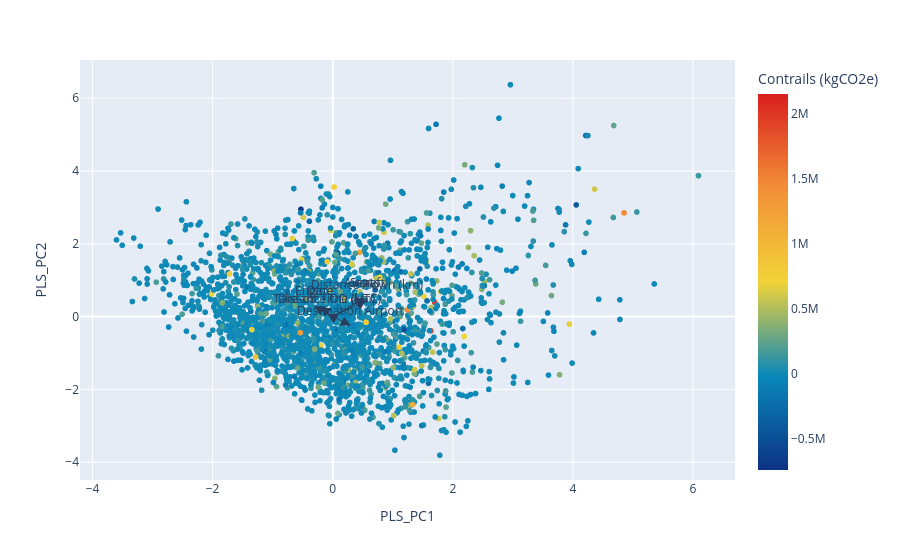

Write notebook code for a chart like this one.
### Code cell
y = data["Contrails (kgCO2e)"]
# normalize y and apply log transformation
y = np.log(y - y.min() + 1)

pls = PLSRegression(n_components=3)
pls.fit(x_norm, y)

data["PLS_PC1"] = pls.x_scores_[:, 0]
data["PLS_PC2"] = pls.x_scores_[:, 1]
data["PLS_PC3"] = pls.x_scores_[:, 2]

# plotting the loadings
loadings = pls.x_loadings_
fig = px.scatter(
    data,
    x="PLS_PC1",
    y="PLS_PC2",
    color="Contrails (kgCO2e)",
    color_continuous_scale=px.colors.diverging.Portland,
)

for i, feature in enumerate(feature_selection_list):
    fig.add_annotation(
        ax=0,
        ay=0,
        axref="x",
        ayref="y",
        x=loadings[i, 0],
        y=loadings[i, 1],
        showarrow=True,
        arrowsize=2,
        arrowhead=2,
        xanchor="right",
        yanchor="top",
    )
    fig.add_annotation(
        x=loadings[i, 0],
        y=loadings[i, 1],
        ax=0,
        ay=0,
        xanchor="center",
        yanchor="bottom",
        text=feature,
        yshift=5,
    )
fig.show()

### Figure 1 — Plotly figure (JSON) as saved in the notebook; plotly's stock layout.template omitted (floating-point values rounded to 4 significant figures; data arrays with more than 128 entries replaced by an {"elided": "..."} marker saying what was removed)
{"data": [{"hovertemplate": "PLS_PC1=%{x}<br>PLS_PC2=%{y}<br>Contrails (kgCO2e)=%{marker.color}<extra></extra>", "legendgroup": "", "marker": {"color": {"elided": "2407 float values"}, "coloraxis": "coloraxis", "symbol": "circle"}, "mode": "markers", "name": "", "showlegend": false, "type": "scattergl", "x": {"elided": "2407 float values"}, "xaxis": "x", "y": {"elided": "2407 float values"}, "yaxis": "y"}], "layout": {"annotations": [{"arrowhead": 2, "arrowsize": 2, "ax": 0, "axref": "x", "ay": 0, "ayref": "y", "showarrow": true, "x": 0.5672, "xanchor": "right", "y": 0.4471, "yanchor": "top"}, {"ax": 0, "ay": 0, "text": "Distance Flown (km)", "x": 0.5672, "xanchor": "center", "y": 0.4471, "yanchor": "bottom", "yshift": 5}, {"arrowhead": 2, "arrowsize": 2, "ax": 0, "axref": "x", "ay": 0, "ayref": "y", "showarrow": true, "x": -0.08746, "xanchor": "right", "y": 0.08117, "yanchor": "top"}, {"ax": 0, "ay": 0, "text": "Distance OD (km)", "x": -0.08746, "xanchor": "center", "y": 0.08117, "yanchor": "bottom", "yshift": 5}, {"arrowhead": 2, "arrowsize": 2, "ax": 0, "axref": "x", "ay": 0, "ayref": "y", "showarrow": true, "x": 0.5345, "xanchor": "right", "y": 0.5131, "yanchor": "top"}, {"ax": 0, "ay": 0, "text": "Seats", "x": 0.5345, "xanchor": "center", "y": 0.5131, "yanchor": "bottom", "yshift": 5}, {"arrowhead": 2, "arrowsize": 2, "ax": 0, "axref": "x", "ay": 0, "ayref": "y", "showarrow": true, "x": 0.5319, "xanchor": "right", "y": 0.5119, "yanchor": "top"}, {"ax": 0, "ay": 0, "text": "Aircraft", "x": 0.5319, "xanchor": "center", "y": 0.5119, "yanchor": "bottom", "yshift": 5}, {"arrowhead": 2, "arrowsize": 2, "ax": 0, "axref": "x", "ay": 0, "ayref": "y", "showarrow": true, "x": 0.3024, "xanchor": "right", "y": -0.2451, "yanchor": "top"}, {"ax": 0, "ay": 0, "text": "Destination Airport", "x": 0.3024, "xanchor": "center", "y": -0.2451, "yanchor": "bottom", "yshift": 5}, {"arrowhead": 2, "arrowsize": 2, "ax": 0, "axref": "x", "ay": 0, "ayref": "y", "showarrow": true, "x": -0.08756, "xanchor": "right", "y": 0.08109, "yanchor": "top"}, {"ax": 0, "ay": 0, "text": "Take-off Time (UTC)", "x": -0.08756, "xanchor": "center", "y": 0.08109, "yanchor": "bottom", "yshift": 5}, {"arrowhead": 2, "arrowsize": 2, "ax": 0, "axref": "x", "ay": 0, "ayref": "y", "showarrow": true, "x": -0.3106, "xanchor": "right", "y": 0.2936, "yanchor": "top"}, {"ax": 0, "ay": 0, "text": "Engine", "x": -0.3106, "xanchor": "center", "y": 0.2936, "yanchor": "bottom", "yshift": 5}, {"arrowhead": 2, "arrowsize": 2, "ax": 0, "axref": "x", "ay": 0, "ayref": "y", "showarrow": true, "x": -0.2003, "xanchor": "right", "y": 0.2873, "yanchor": "top"}, {"ax": 0, "ay": 0, "text": "Date", "x": -0.2003, "xanchor": "center", "y": 0.2873, "yanchor": "bottom", "yshift": 5}], "coloraxis": {"colorbar": {"title": {"text": "Contrails (kgCO2e)"}}, "colorscale": [[0, "rgb(12,51,131)"], [0.25, "rgb(10,136,186)"], [0.5, "rgb(242,211,56)"], [0.75, "rgb(242,143,56)"], [1, "rgb(217,30,30)"]]}, "legend": {"tracegroupgap": 0}, "margin": {"t": 60}, "xaxis": {"anchor": "y", "domain": [0, 1], "title": {"text": "PLS_PC1"}}, "yaxis": {"anchor": "x", "domain": [0, 1], "title": {"text": "PLS_PC2"}}}}
